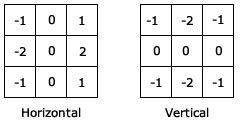
#> input picture dia_3/1/sobel-kernels1.jpg, 240 x 121 px, given in place of the camera
$ python 1_laplacianEdge.py   (older library calls are emulated)
#> lines starting #> are read from the running program, lines starting #| are printed output that depends on the picture; after the words box and inside, x2 and y2 are one past the last pixel; in counts of white or black regions, pixels touching at a corner belong together
import cv2
import numpy as np

cap = cv2.VideoCapture(1)

while(1):

    # Take each frame
    _, frame = cap.read()
#> frame is the input picture: shape (121, 240, 3); min 0, max 255, mean 234.4
    hsv = cv2.cvtColor(frame, cv2.COLOR_BGR2HSV)
#> hsv: shape (121, 240, 3); mean H, S, V 0, 0, 234.4

    lower_red = np.array([30,150,50])
    upper_red = np.array([255,255,180])

    mask = cv2.inRange(hsv, lower_red, upper_red)
#> mask: shape (121, 240); every value is 0
    res = cv2.bitwise_and(frame,frame, mask= mask)
#> res: shape (121, 240, 3); every value is 0

    laplacian = cv2.Laplacian(frame,cv2.CV_64F)
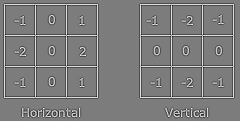
#> laplacian: shape (121, 240, 3) float64; min -639, max 668, mean 0; drawn with min black and max white
    sobelx = cv2.Sobel(frame,cv2.CV_64F,1,0,ksize=5)
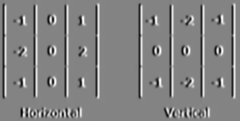
#> sobelx: shape (121, 240, 3) float64; min -10760, max 10041, mean 0.2; drawn with min black and max white
    sobely = cv2.Sobel(frame,cv2.CV_64F,0,1,ksize=5)
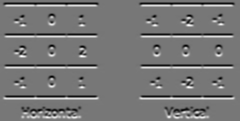
#> sobely: shape (121, 240, 3) float64; min -9262, max 10521, mean 0.3; drawn with min black and max white

    cv2.imshow('Original',frame)
    cv2.imshow('Mask',mask)
    cv2.imshow('laplacian',laplacian)
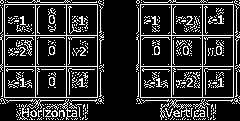
#> window 'laplacian': shape (121, 240, 3); 18.6% white in thin lines or dots
    cv2.imshow('sobelx',sobelx)
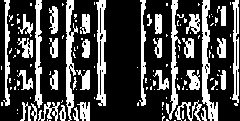
#> window 'sobelx': shape (121, 240, 3); 28.4% white; 136 white regions (99 under 20 px), largest, box (x1, y1, x2, y2) and area: (202, 0, 218, 121) 791, (66, 0, 78, 121) 686, (96, 0, 106, 106) 656
    cv2.imshow('sobely',sobely)
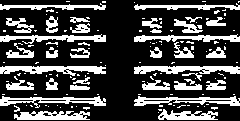
#> window 'sobely': shape (121, 240, 3); 28% white; 137 white regions (100 under 20 px), largest, box (x1, y1, x2, y2) and area: (0, 66, 106, 76) 636, (134, 66, 240, 74) 625, (134, 96, 240, 106) 553

    k = cv2.waitKey(5) & 0xFF
#> (key Esc is pressed here)
    if k == 27:
        break

cv2.destroyAllWindows()
cap.release()
